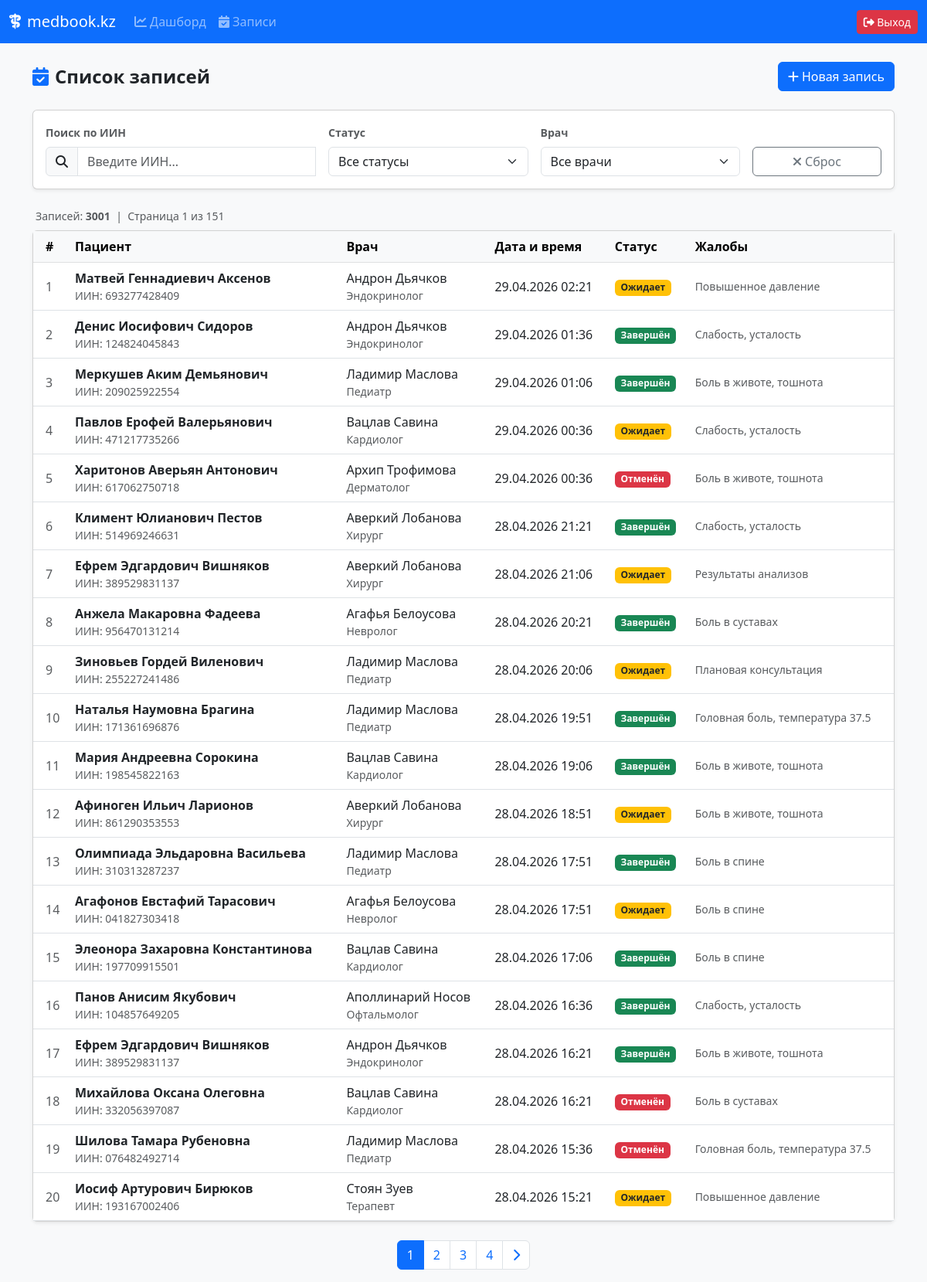
/appointments/ (signed in), run on the app's committed database.
### core_app/models.py (models this page shows, shortened)
class Appointment(models.Model):
    STATUS_CHOICES = (
        ('pending', 'Ожидает'),
        ('completed', 'Завершен'),
        ('cancelled', 'Отменен'),
    )
    patient = models.ForeignKey(Patient, on_delete=models.CASCADE, verbose_name="Пациент")
    doctor = models.ForeignKey(Doctor, on_delete=models.CASCADE, verbose_name="Врач")
    date_time = models.DateTimeField(verbose_name="Дата и время приема")
    status = models.CharField(max_length=20, choices=STATUS_CHOICES, default='pending', verbose_name="Статус")
    notes = models.TextField(blank=True, verbose_name="Жалобы/Заметки")

class Patient(models.Model):
    iin = models.CharField(max_length=12, unique=True, verbose_name="ИИН")
    full_name = models.CharField(max_length=255, verbose_name="ФИО")
    phone = models.CharField(max_length=20, verbose_name="Телефон")
    created_at = models.DateTimeField(auto_now_add=True, verbose_name="Дата регистрации")

class Doctor(models.Model):
    user = models.OneToOneField(User, on_delete=models.CASCADE, verbose_name="Пользователь")
    specialty = models.CharField(max_length=100, verbose_name="Специальность")

### core_app/views.py (the view, shortened to what this page needs)
# urls.py: path('appointments/', views.appointment_list_view, name='appointment_list'),
@login_required
def appointment_list_view(request):
    appointments = Appointment.objects.select_related('patient', 'doctor__user').order_by('-date_time')
    status_filter = request.GET.get('status')
    doctor_filter = request.GET.get('doctor_id')
    search_iin = request.GET.get('q', '').strip()
    if status_filter and status_filter != 'None':
        appointments = appointments.filter(status=status_filter)
    if doctor_filter and doctor_filter != 'None':
        appointments = appointments.filter(doctor_id=doctor_filter)
    if search_iin:
        appointments = appointments.filter(patient__iin__icontains=search_iin)
    paginator = Paginator(appointments, 20)
    page_number = request.GET.get('page', 1)
    page_obj = paginator.get_page(page_number)
    doctors = Doctor.objects.select_related('user').all()
    context = {
        'page_obj': page_obj,
        'doctors': doctors,
        'search_iin': search_iin,
        'status_filter': status_filter,
        'doctor_filter': doctor_filter,
    }
    return render(request, 'appointment_list.html', context)

### core_app/templates/appointment_list.html (shortened to what this page needs)
{% extends 'base.html' %}
{% block content %}
<div class="d-flex justify-content-between align-items-center mb-4">
    <h4 class="fw-bold mb-0">
        <i class="fa-solid fa-calendar-check me-2 text-primary"></i>Список записей
    </h4>
    <a href="{% url 'emhana:appointment_create' %}" class="btn btn-primary">
        <i class="fa-solid fa-plus me-1"></i>Новая запись
    </a>
</div>
<div class="card shadow-sm mb-4">
    <div class="card-body py-3">
        <form method="get" id="filterForm" class="row g-3 align-items-end">
            <div class="col-md-4">
                <label class="form-label fw-semibold small text-muted">Поиск по ИИН</label>
                <div class="input-group">
                    <span class="input-group-text"><i class="fa-solid fa-magnifying-glass"></i></span>
                    <input type="text" id="searchIIN" name="q" class="form-control"
                           placeholder="Введите ИИН..."
                           value="{{ search_iin }}" autocomplete="off">
                </div>
            </div>
            <div class="col-md-3">
                <label class="form-label fw-semibold small text-muted">Статус</label>
                <select name="status" class="form-select" id="statusFilter">
                    <option value="">Все статусы</option>
                </select>
            </div>
            <div class="col-md-3">
                <label class="form-label fw-semibold small text-muted">Врач</label>
                <select name="doctor_id" class="form-select" id="doctorFilter">
                    <option value="">Все врачи</option>
                </select>
            </div>
            <div class="col-md-2">
                <a href="{% url 'emhana:appointment_list' %}" class="btn btn-outline-secondary w-100">
                    <i class="fa-solid fa-xmark me-1"></i>Сброс
                </a>
            </div>
        </form>
    </div>
</div>
<div class="d-flex justify-content-between align-items-center mb-2 px-1">
    <span class="text-muted small" id="resultsCount">
        Записей: <strong>{{ page_obj.paginator.count }}</strong>
        &nbsp;|&nbsp; Страница {{ page_obj.number }} из {{ page_obj.paginator.num_pages }}
    </span>
</div>
<div class="card shadow-sm">
    <div class="card-body p-0">
        <div class="table-responsive">
            <table class="table table-hover align-middle mb-0" id="appointmentsTable">
                <thead class="table-light">
                    <tr>
                        <th class="ps-3">#</th>
                        <th>Пациент</th>
                        <th>Врач</th>
                        <th>Дата и время</th>
                        <th>Статус</th>
                        <th>Жалобы</th>
                    </tr>
                </thead>
                <tbody id="tableBody">
                    {% for apt in page_obj %}
                    <tr>
                        <td class="ps-3 text-muted">{{ forloop.counter }}</td>
                        <td>
                            <div class="fw-semibold">{{ apt.patient.full_name }}</div>
                            <div class="small text-muted">ИИН: {{ apt.patient.iin }}</div>
                        </td>
                        <td>
                            <div>{{ apt.doctor.user.get_full_name }}</div>
                            <div class="small text-muted">{{ apt.doctor.specialty }}</div>
                        </td>
                        <td>{{ apt.date_time|date:"d.m.Y H:i" }}</td>
                        <td>
                            {% if apt.status == 'pending' %}
                                <span class="badge bg-warning text-dark">Ожидает</span>
                            {% elif apt.status == 'completed' %}
                                <span class="badge bg-success">Завершён</span>
                            {% else %}
                                <span class="badge bg-danger">Отменён</span>
                            {% endif %}
                        </td>
                        <td class="text-muted small">{{ apt.notes|truncatechars:50|default:"—" }}</td>
                    </tr>
                    {% endfor %}
                </tbody>
            </table>
        </div>
    </div>
</div>
{% if page_obj.paginator.num_pages > 1 %}
<nav class="mt-4" id="paginationBlock">
    <ul class="pagination justify-content-center" id="pagination">
        {% for num in page_obj.paginator.page_range %}
            {% if page_obj.number == num %}
                <li class="page-item active"><span class="page-link">{{ num }}</span></li>
            {% elif num >= page_obj.number|add:"-3" and num <= page_obj.number|add:"3" %}
                <li class="page-item">
                    <a class="page-link" href="?page={{ num }}&q={{ search_iin }}&status={{ status_filter }}&doctor_id={{ doctor_filter }}">{{ num }}</a>
                </li>
            {% endif %}
        {% endfor %}
        {% if page_obj.has_next %}
        <li class="page-item">
            <a class="page-link" href="?page={{ page_obj.next_page_number }}&q={{ search_iin }}&status={{ status_filter }}&doctor_id={{ doctor_filter }}">
                <i class="fa-solid fa-chevron-right"></i>
            </a>
        </li>
        {% endif %}
    </ul>
</nav>
{% endif %}
{% endblock %}

### data on the page
Appointment: patient.full_name "Матвей Геннадиевич Аксенов", patient.iin "693277428409", doctor.user.get_full_name "Андрон Дьячков", doctor.specialty "Эндокринолог", date_time "29.04.2026 02:21", status "Ожидает", notes "Повышенное давление"
Appointment: patient.full_name "Денис Иосифович Сидоров", patient.iin "124824045843", doctor.user.get_full_name "Андрон Дьячков", doctor.specialty "Эндокринолог", date_time "29.04.2026 01:36", status "Завершён", notes "Слабость, усталость"
Appointment: patient.full_name "Меркушев Аким Демьянович", patient.iin "209025922554", doctor.user.get_full_name "Ладимир Маслова", doctor.specialty "Педиатр", date_time "29.04.2026 01:06", status "Завершён", notes "Боль в животе, тошнота"
Appointment: patient.full_name "Павлов Ерофей Валерьянович", patient.iin "471217735266", doctor.user.get_full_name "Вацлав Савина", doctor.specialty "Кардиолог", date_time "29.04.2026 00:36", status "Ожидает", notes "Слабость, усталость"
Appointment: patient.full_name "Харитонов Аверьян Антонович", patient.iin "617062750718", doctor.user.get_full_name "Архип Трофимова", doctor.specialty "Дерматолог", date_time "29.04.2026 00:36", status "Отменён", notes "Боль в животе, тошнота"
Appointment: patient.full_name "Климент Юлианович Пестов", patient.iin "514969246631", doctor.user.get_full_name "Аверкий Лобанова", doctor.specialty "Хирург", date_time "28.04.2026 21:21", status "Завершён", notes "Слабость, усталость"
Appointment: patient.full_name "Ефрем Эдгардович Вишняков", patient.iin "389529831137", doctor.user.get_full_name "Аверкий Лобанова", doctor.specialty "Хирург", date_time "28.04.2026 21:06", status "Ожидает", notes "Результаты анализов"
Appointment: patient.full_name "Анжела Макаровна Фадеева", patient.iin "956470131214", doctor.user.get_full_name "Агафья Белоусова", doctor.specialty "Невролог", date_time "28.04.2026 20:21", status "Завершён", notes "Боль в суставах"
Appointment: patient.full_name "Зиновьев Гордей Виленович", patient.iin "255227241486", doctor.user.get_full_name "Ладимир Маслова", doctor.specialty "Педиатр", date_time "28.04.2026 20:06", status "Ожидает", notes "Плановая консультация"
Appointment: patient.full_name "Наталья Наумовна Брагина", patient.iin "171361696876", doctor.user.get_full_name "Ладимир Маслова", doctor.specialty "Педиатр", date_time "28.04.2026 19:51", status "Завершён", notes "Головная боль, температура 37.5"
Appointment: patient.full_name "Мария Андреевна Сорокина", patient.iin "198545822163", doctor.user.get_full_name "Вацлав Савина", doctor.specialty "Кардиолог", date_time "28.04.2026 19:06", status "Завершён", notes "Боль в животе, тошнота"
Appointment: patient.full_name "Афиноген Ильич Ларионов", patient.iin "861290353553", doctor.user.get_full_name "Аверкий Лобанова", doctor.specialty "Хирург", date_time "28.04.2026 18:51", status "Ожидает", notes "Боль в животе, тошнота"
Appointment: patient.full_name "Олимпиада Эльдаровна Васильева", patient.iin "310313287237", doctor.user.get_full_name "Ладимир Маслова", doctor.specialty "Педиатр", date_time "28.04.2026 17:51", status "Завершён", notes "Боль в спине"
Appointment: patient.full_name "Агафонов Евстафий Тарасович", patient.iin "041827303418", doctor.user.get_full_name "Агафья Белоусова", doctor.specialty "Невролог", date_time "28.04.2026 17:51", status "Ожидает", notes "Боль в спине"
Appointment: patient.full_name "Элеонора Захаровна Константинова", patient.iin "197709915501", doctor.user.get_full_name "Вацлав Савина", doctor.specialty "Кардиолог", date_time "28.04.2026 17:06", status "Завершён", notes "Боль в спине"
Appointment: patient.full_name "Панов Анисим Якубович", patient.iin "104857649205", doctor.user.get_full_name "Аполлинарий Носов", doctor.specialty "Офтальмолог", date_time "28.04.2026 16:36", status "Завершён", notes "Слабость, усталость"
Appointment: patient.full_name "Ефрем Эдгардович Вишняков", patient.iin "389529831137", doctor.user.get_full_name "Андрон Дьячков", doctor.specialty "Эндокринолог", date_time "28.04.2026 16:21", status "Завершён", notes "Боль в животе, тошнота"
Appointment: patient.full_name "Михайлова Оксана Олеговна", patient.iin "332056397087", doctor.user.get_full_name "Вацлав Савина", doctor.specialty "Кардиолог", date_time "28.04.2026 16:21", status "Отменён", notes "Боль в суставах"
Appointment: patient.full_name "Шилова Тамара Рубеновна", patient.iin "076482492714", doctor.user.get_full_name "Ладимир Маслова", doctor.specialty "Педиатр", date_time "28.04.2026 15:36", status "Отменён", notes "Головная боль, температура 37.5"
Appointment: patient.full_name "Иосиф Артурович Бирюков", patient.iin "193167002406", doctor.user.get_full_name "Стоян Зуев", doctor.specialty "Терапевт", date_time "28.04.2026 15:21", status "Ожидает", notes "Повышенное давление"

### other printed values
{{ page_obj.paginator.count }} "3001"
{{ page_obj.number }} "1"
{{ page_obj.paginator.num_pages }} "151"
{{ num }} "1"
{{ num }} "2" "3" "4"
